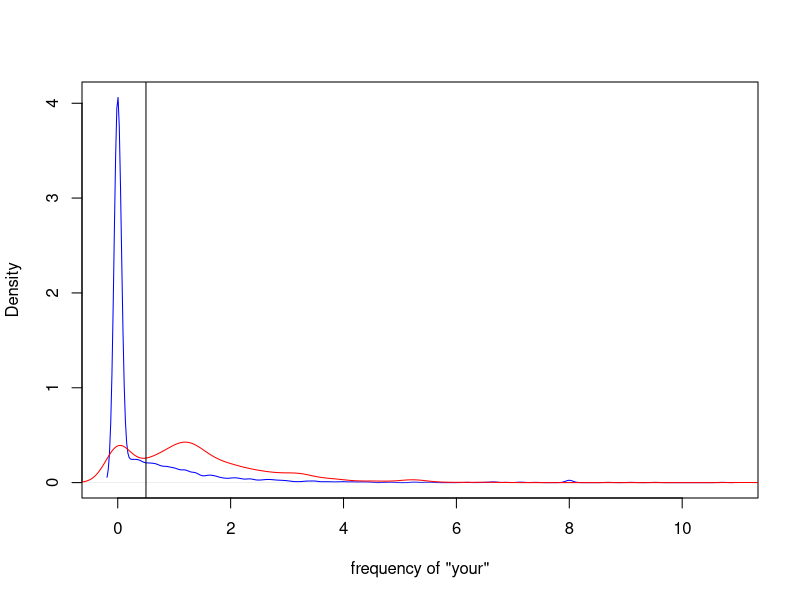

Source code (R):
# spam example
library(kernlab)
data(spam)
head(spam)
names(spam)

with(spam, plot(density(your[type == 'nonspam']), col = 'blue', 
          main = '', xlab = 'frequency of "your"'))
with(spam, lines(density(your[type == 'spam']), col = 'red'))
# set a treshold for SPAM
abline(v = .5, col = 'black')

prediction <- ifelse(spam$your > 0.5, "spam", "nonspam")
result <- table(prediction, spam$type) / length(spam$type)
result
library(psych)
tr(result) # accuracy
